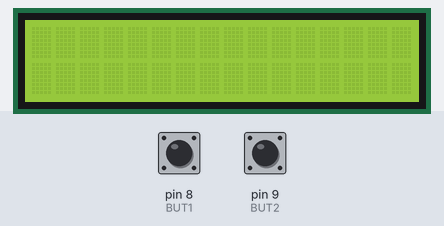
The sketch below on a simulated Arduino Uno, built with avr-gcc and run on an emulated ATmega328P. On the bench: 16×2 character LCD. The inputs (shaded band) are chosen by the test bench; at power-on: pin 8 (BUT1) HIGH, pin 9 (BUT2) HIGH.

Above: at 1.2 s.
1.3 s: pin 8 (BUT1) pulled LOW for 0.15 s
At 1.9 s:
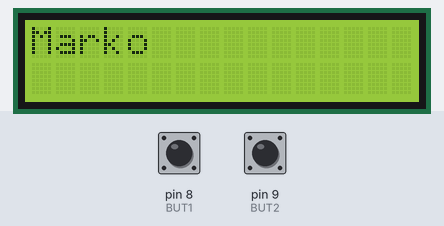
2.9 s: pin 9 (BUT2) pulled LOW for 0.15 s
At 3.3 s:
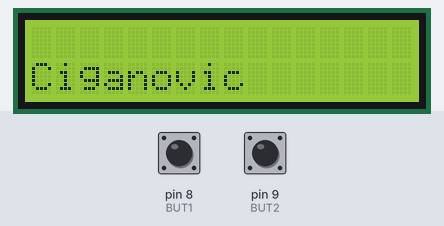
4.5 s: pin 8 (BUT1) pulled LOW for 1 s
At 5.6 s:
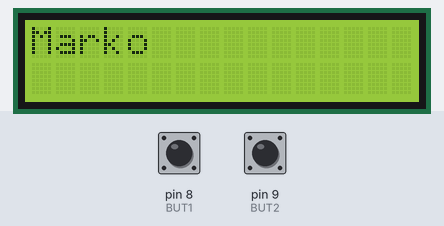
7.0 s: pin 9 (BUT2) pulled LOW for 1 s
At 7.6 s:
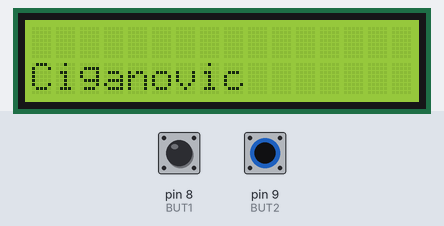
9.5 s: pin 8 (BUT1) driven LOW and pin 9 (BUT2) driven LOW
At 10.9 s:
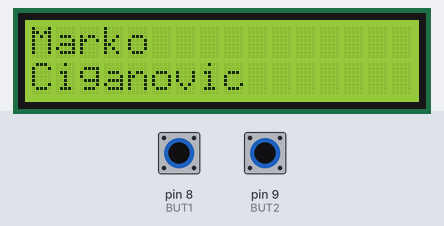
12.5 s: pin 8 (BUT1) pulsed HIGH 5 times (0.12 s each, 0.3 s apart)
At 12.73 s:
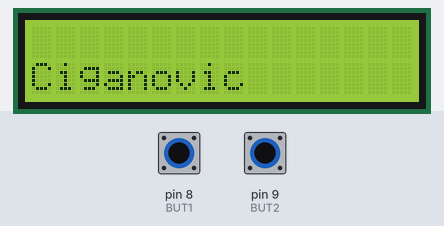
Timing chart, 0 to 15.5 s (numbered marks = the images above; inputs shaded):
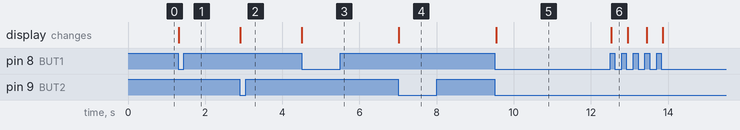

Measured:
- after the input at 1.3 s, the display: changes at once (image 1)
- after the input at 2.9 s, the display: changes at once (image 2)
- after the input at 4.5 s, the display: changes at once (image 3)
- after the input at 7.0 s, the display: changes at once (image 4)
- after the input at 9.5 s, the display: changes after 0.05 s (image 5)
- after the input at 12.5 s, the display: changes at once (image 6)

The sketch:

fritzing_code_mc.ino
```cpp
#include <Wire.h>
#include <LiquidCrystal_I2C.h>


LiquidCrystal_I2C lcd(0x27,16,2);


int BUT1=8;
int BUT2=9;


void setup(){
  lcd.init();
  lcd.backlight();
  pinMode(BUT1,INPUT_PULLUP);
  pinMode(BUT2,INPUT_PULLUP);
}


void loop(){
  if ((digitalRead(BUT1)==LOW) && (digitalRead(BUT2)==HIGH)){
    lcd.setCursor(0,1);
    lcd.clear();
    lcd.setCursor(0,0);
    lcd.print("Marko");
  }
  else if ((digitalRead(BUT1)==HIGH) && (digitalRead(BUT2)==LOW)){
    lcd.setCursor(0,0);
    lcd.clear();
    lcd.setCursor(0,1);
    lcd.print("Ciganovic");
  }
  else if ((digitalRead(BUT1)==LOW) && (digitalRead(BUT2)==LOW)){
    lcd.setCursor(0,0);
    lcd.clear();
    lcd.setCursor(0,0);
    lcd.print("Marko");
    lcd.setCursor(0,1);
    lcd.print("Ciganovic");
  }
}
```
